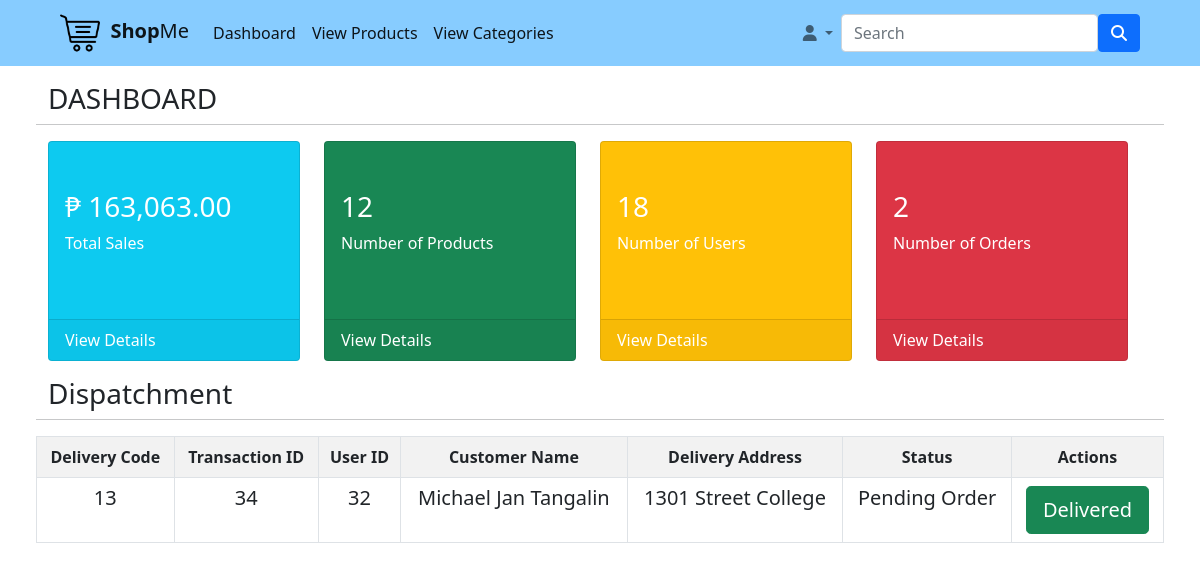
Page /adminHome.php (signed in) on the committed database.
### tables this page shows
CREATE TABLE `dispatch` (
  `Delivery_Code` int(11) NOT NULL COMMENT 'Dispatchment Code for delivery',
  `Transaction_ID` int(11) NOT NULL COMMENT 'Transaction Number ID	',
  `User_ID` int(11) NOT NULL COMMENT '	Auto generated ID of Customer User',
  `Status` text NOT NULL COMMENT 'Delivery Status',
  `Delivery_Date` date NOT NULL DEFAULT current_timestamp() COMMENT 'Delivery Date'
);

CREATE TABLE `user_customer` (
  `User_ID` int(11) NOT NULL COMMENT 'Auto generated ID',
  `fullname` text NOT NULL COMMENT 'Full Name of The User',
  `email` varchar(255) NOT NULL COMMENT 'Any email address',
  `password` varchar(255) NOT NULL COMMENT 'Login Password of the User',
  `address` varchar(255) NOT NULL COMMENT 'address of the User',
  `contact` varchar(11) NOT NULL COMMENT 'Mobile Number of the User'
);

### adminHome.php (the view, shortened to what this page needs)
<?php
include "db_conn.php";
	if(isset($_SESSION['User_ID']) && isset($_SESSION['fullname'])){
?>
<!DOCTYPE html>
<html>
   <head>
   	<link rel="stylesheet" type="text/css" href="style/mystyle.css">
		<link href="https://cdn.jsdelivr.net/npm/bootstrap@5.1.3/dist/css/bootstrap.min.css" rel="stylesheet">
   </head>
   <body>
		<nav class="navbar sticky-top navbar-expand-lg navbar-light px-5">
		  <div class="container-fluid">
		    <a class="navbar-brand" href="adminHome.php"><img class="navImg" src="images/logoMain.png"/>&nbsp&nbsp<b>Shop</b>Me</a>
		    <div class="collapse navbar-collapse" id="navbarSupportedContent">
		      <ul class="navbar-nav me-auto mb-2 mb-lg-0">
		        <li class="nav-item">
		          <a class="nav-link active" aria-current="page" href="adminHome.php" >Dashboard</a>
		        </li>
		        <li class="nav-item">
		          	<a class="nav-link active" aria-current="page" href="Product.php" >View Products</a>
		        </li>
		          <li class="nav-item">
		          <a class="nav-link active" aria-current="page" href="Categories.php" >View Categories</a>
		        </li>
		      </ul>
		      	<ul class="navbar-nav nav nav-pills mb-2 mb-lg-0">
		        <li class="nav-item dropdown">
		          <a class="nav-link dropdown-toggle " href="#" id="navbarDropdown" role="button" data-bs-toggle="dropdown" aria-expanded="false">
		            <b><i class="fas fa-user"></i></b>
		          </a>
		        </li>
		      </ul>
		      <form class="d-flex">
		        <input class="form-control mb-lg-0" type="search" placeholder="Search" aria-label="Search">
		        <button class="btn btn-primary" type="submit"><i class="fas fa-search"></i></button>
		      </form>
		    </div>
		  </div>
		</nav>
        <div class="px-5">
        	 <div class="row text-left py-3">
        		<h3>DASHBOARD</h3>
        		<hr>
        		<div class="row">
          <div class="col-md-3 mb-3">
            <div class="card bg-info text-white h-100">
              <div class="card-body py-5">
              	<h3>&#8369
              		<?php
				      		$sql = "SELECT * FROM payment WHERE Status='Delivered'";
					        	$stmt = $conn->prepare($sql);
					        	$stmt->execute();
					        	$overallTotal = 0;
					        	foreach($stmt as $row){
					        		$totalSales = $row['Total_Bills'];
					        		$overallTotal += $totalSales;
					        	}
					        	echo number_format($overallTotal,2);
              			?>
              	</h3>
              	<p>Total Sales</p>
              </div>
              <div class="card-footer d-flex">
                <a href="totalSales.php" class = "a"> View Details</a>
              </div>
            </div>
          </div>
          <div class="col-md-3 mb-3">
            <div class="card bg-success text-white h-100">
              <div class="card-body py-5">
              		<h3>
              			<?php
				      		$sql = "SELECT * FROM products";
					        	$stmt = $conn->prepare($sql);
					        	$stmt->execute();
					        	$Totalproducts = $stmt->rowCount();
					        	echo "$Totalproducts";
              			?>
              		</h3>
              		<p>Number of Products</p>
              </div>
              <div class="card-footer d-flex">
               <a href="Product.php" class = "a"> View Details</a>
              </div>
            </div>
          </div>
          <div class="col-md-3 mb-3">
            <div class="card bg-warning text-white h-100">
              <div class="card-body py-5">
              		<h3>	<?php
				      		$sql = "SELECT * FROM user_customer";
					        	$stmt = $conn->prepare($sql);
					        	$stmt->execute();
					        	$totalUser = $stmt->rowCount();
					        	echo "$totalUser";
              			?>
              		</h3>
              		<p>Number of Users</p>
              </div>
              <div class="card-footer d-flex">
                <a href="viewUsers.php" class = "a"> View Details</a>
              </div>
            </div>
          </div>
          <div class="col-md-3 mb-3">
            <div class="card bg-danger text-white h-100">
              <div class="card-body py-5">
              		<h3>
              			<?php
				      		$sql = "SELECT * FROM payment WHERE Status = 'Pending Order'";
					        	$stmt = $conn->prepare($sql);
					        	$stmt->execute();
					        	$totalSalesToday = $stmt->rowCount();
					        	echo $totalSalesToday
              			?>
              		</h3>
              		<p>Number of Orders</p>
              </div>
              <div class="card-footer d-flex">
                <a href="viewOrders.php" class = "a"> View Details</a>
              </div>
            </div>
          </div>
        </div>
        	<table class="table table-bordered table-xxl table-striped">
        		<h3>Dispatchment</h3>
        	 		<hr>
        		<tr align="center">
        			<?php
        				$sql = "SELECT * FROM dispatch
        								JOIN user_customer ON dispatch.User_ID = user_customer.User_ID
        								WHERE Status = 'Pending Order'";
					        	$stmt = $conn->prepare($sql);
					        	$stmt->execute();
					       		$totalTrans = $stmt->rowCount();
        			?>
        			<th>Delivery Code</th>
        			<th>Transaction ID</th>
        			<th>User ID</th>
        			<th>Customer Name</th>
        			<th>Delivery Address</th>
        			<th>Status</th>
        			<th>Actions</th>
        		</tr>
        			<?php
        			if(empty($totalTrans)){
        				echo"
		        	 		<tr>
		        	 			<td colspan=\"7\" align=\"center\"><h5>No data available in table</h5></td>
		        	 		</tr>";
        			}else{
	        				foreach($stmt as $row){
        				echo"
        				<form action=\"delivered.php\" method=\"post\">
	        					<tr align=\"center\">
	        							<input type=\"hidden\" value=\"".$row['Delivery_Code']."\" name=\"DeliveryCode\">
			        	 			<td><h5>".$row['Delivery_Code']."</h5></td>
			        	 				<input type=\"hidden\" value=\"".$row['Transaction_ID']."\" name=\"transID\">
			        	 			<td><h5>".$row['Transaction_ID']."</h5></td>
			        	 				<input type=\"hidden\" value=\"".$row['User_ID']."\" name=\"UserID\">
			        	 			<td><h5>".$row['User_ID']."</h5></td>
			        	 			<td><h5>".$row['fullname']."</h5></td>
			        	 			<td><h5>".$row['address']."</h5></td>
			        	 				<input type=\"hidden\" value=\"".$row['Status']."\" name=\"Status\">
			        	 			<td><h5>".$row['Status']."</h5></td>
			        	 			<td><button type=\"submit\" class=\"btn btn-success btn-lg\" name=\"deliver\">Delivered</button></td>
			        	 		</tr>
		        	 		</form>
        				";
        			}
        		}
        			?>
        	</table>
       	 </div>
        </div>
   </body>
</html>
<?php }else{
	header("Location: login.php");
	exit;
	}
?>

### style/mystyle.css (style rules this page uses)
.navbar { background-color: #87CCFF; }
nav img { width: 40px; }

### adminHome.php (style rules this page uses)
.a { text-decoration: none; color: white; }

### rows in the picture
dispatch: Delivery_Code "13", Transaction_ID "34", user_customer.User_ID "32", user_customer.fullname "Michael Jan Tangalin", user_customer.address "1301 Street College", Status "Pending Order"

### other values in the picture
$overallTotal "163,063.00"
$Totalproducts "12"
$totalUser "18"
$totalSalesToday "2"
